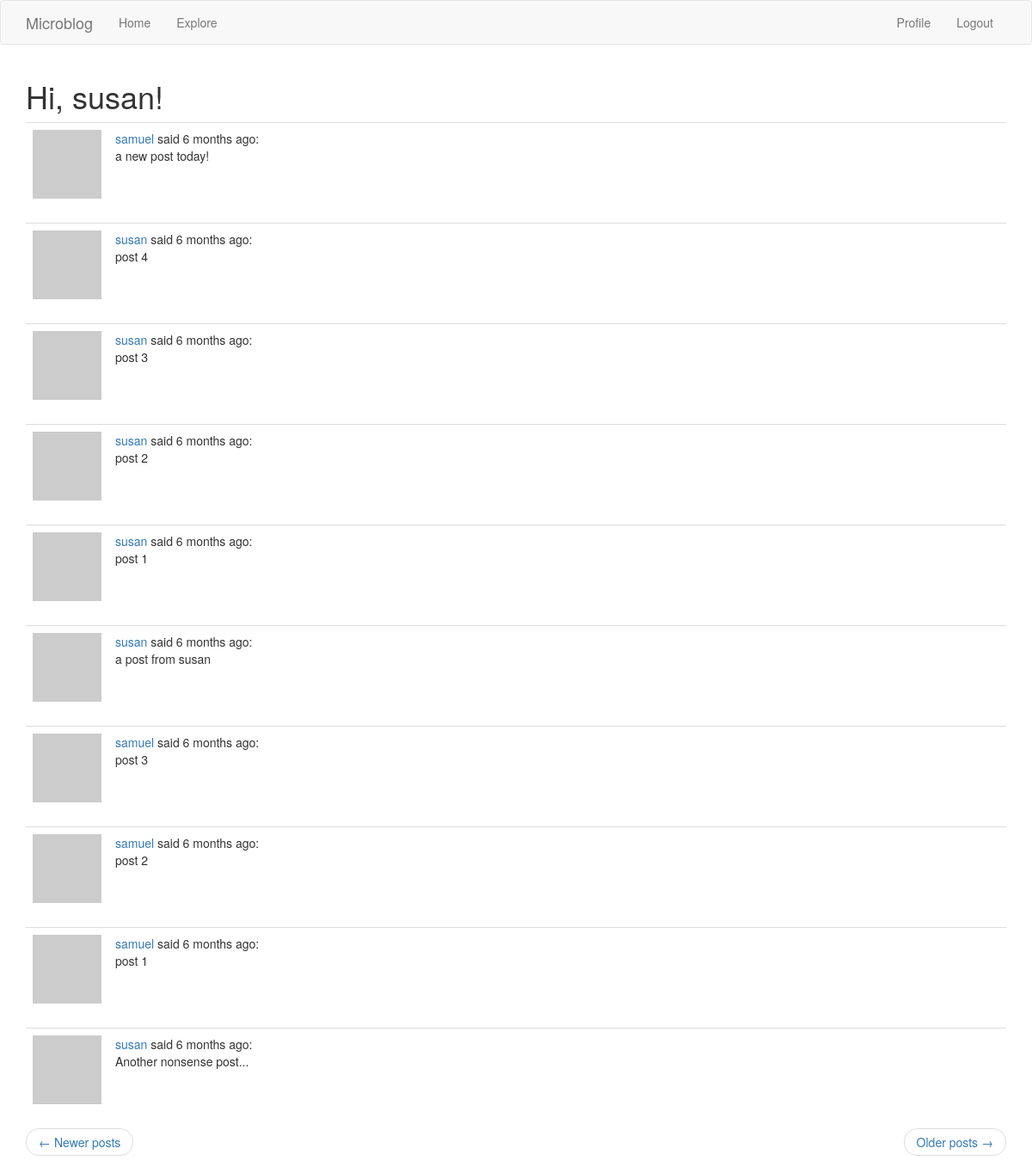
Screenshot of /explore?page=2 (signed in) with the database file from the repository.
### app/models.py (models this page shows, shortened)
class User(UserMixin, db.Model):
    id = db.Column(db.Integer, primary_key=True)
    username = db.Column(db.String(64), index=True, unique=True)
    email = db.Column(db.String(120), index=True, unique=True)
    password_hash = db.Column(db.String(128))
    posts = db.relationship('Post', backref='author', lazy='dynamic')
    about_me = db.Column(db.String(140))
    last_seen = db.Column(db.DateTime, default=datetime.utcnow)
    followed = db.relationship(
        'User', secondary=followers,
        primaryjoin=(followers.c.follower_id == id),
        secondaryjoin=(followers.c.followed_id == id),
        backref=db.backref('followers', lazy='dynamic'), lazy='dynamic')
    def avatar(self, size):
        digest = md5(self.email.lower().encode('utf-8')).hexdigest()
        return 'https://www.gravatar.com/avatar/{}?d=identicon&s={}'.format(digest, size)

class Post(db.Model):
    id = db.Column(db.Integer, primary_key=True)
    body = db.Column(db.String(140))
    timestamp = db.Column(db.DateTime, index=True, default=datetime.utcnow)
    user_id = db.Column(db.Integer, db.ForeignKey('user.id'))
    language = db.Column(db.String(5))

### app/routes.py (the view)
@app.route('/explore')
@login_required
def explore():
    page = request.args.get('page', 1, type=int)
    posts = Post.query.order_by(Post.timestamp.desc()).paginate(page, app.config['POSTS_PER_PAGE'], False)
    next_url = url_for('explore', page=posts.next_num) if posts.has_next else None
    prev_url = url_for('explore', page=posts.prev_num) if posts.has_prev else None
    return render_template('index.html', title='Explore', posts=posts.items, next_url=next_url, prev_url=prev_url)

### app/models.py (called while the page is built)
@login.user_loader
def load_user(id):
    return User.query.get(int(id))

### app/routes.py (called while the page is built)
@app.before_request
def before_request():
    if current_user.is_authenticated:
        current_user.last_seen = datetime.utcnow()
        db.session.commit()

### app/templates/index.html (shortened to what this page needs)
{% extends "base.html" %}
{% import 'bootstrap/wtf.html' as wtf %}
{% block app_content %}
  <h1>Hi, {{ current_user.username }}!</h1>
  {% for post in posts %}
    {% include '_post.html' %}
  {% endfor %}
  {% include '_pager.html' %}
{% endblock %}

### app/templates/_post.html (shortened to what this page needs)
<table class="table table-hover">
  <tr>
    <td width="70px">
      <a href="{{ url_for('user', username=post.author.username) }}">
        <img src="{{ post.author.avatar(70) }}" alt="">
      </a>
    </td>
    <td>
      <a href="{{ url_for('user', username=post.author.username) }}">
        {{ post.author.username }}
      </a>
      said {{ moment(post.timestamp).fromNow() }}: <br>
      <span id="post{{ post.id }}">{{ post.body }}</span>
    </td>
  </tr>
</table>

### rows the page displays
User: username "susan"
Post: author.username "samuel", timestamp "6 months ago", body "a new post today!"
Post: author.username "susan", timestamp "6 months ago", body "post 4"
Post: author.username "susan", timestamp "6 months ago", body "post 3"
Post: author.username "susan", timestamp "6 months ago", body "post 2"
Post: author.username "susan", timestamp "6 months ago", body "post 1"
Post: author.username "susan", timestamp "6 months ago", body "a post from susan"
Post: author.username "samuel", timestamp "6 months ago", body "post 3"
Post: author.username "samuel", timestamp "6 months ago", body "post 2"
Post: author.username "samuel", timestamp "6 months ago", body "post 1"
Post: author.username "susan", timestamp "6 months ago", body "Another nonsense post..."
